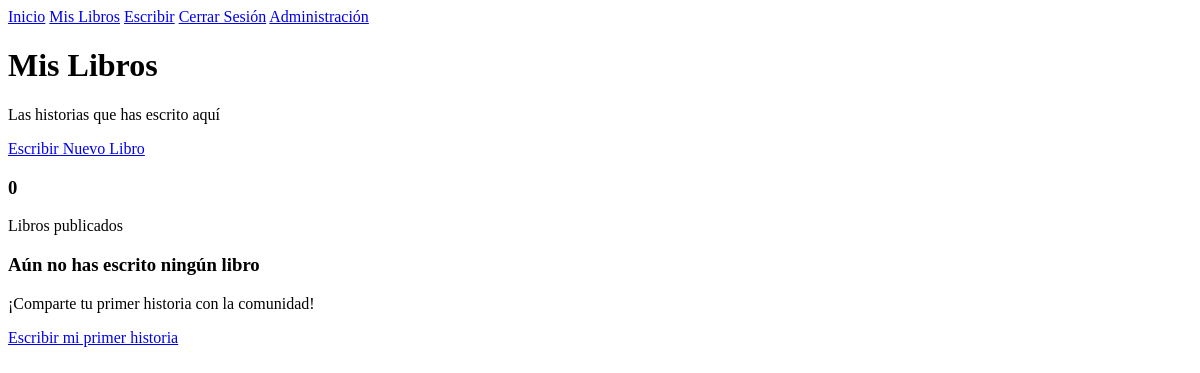
Before: /mis_libros/ (signed in) with the older database file.
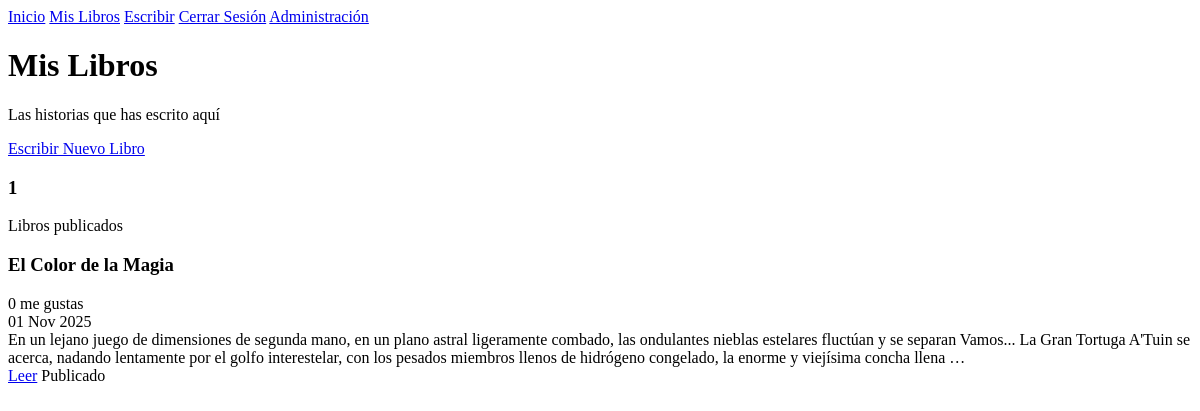
After: the same page with the newer database file.
### books/models.py (models this page shows, shortened)
class Libro(models.Model):
    titulo = models.CharField(max_length=200, verbose_name="Título")
    contenido = models.TextField(verbose_name='Contenido')
    autor = models.ForeignKey(
        Usuario,
        on_delete=models.CASCADE,
    )
    fecha_creacion = models.DateTimeField(auto_now_add=True, verbose_name='Fecha de Creación')
    fecha_actualizacion = models.DateTimeField(auto_now=True, verbose_name='Ultima Actualización')
    publicado = models.BooleanField(default=True, verbose_name='¿Publicado?')
    @property
    def total_likes(self):
        return self.likes.count()

### books/views.py (the view)
# urls.py: path('mis_libros/', mis_libros, name='mis_libros'),
def mis_libros(request):
    if 'usuario_id' not in request.session:
        return redirect('login')
    usuario_actual = get_object_or_404(Usuario, id = request.session['usuario_id'])
    libros = Libro.objects.filter(autor=usuario_actual).order_by('-fecha_creacion')
    context = {
        'libros' : libros,
        'usuario_username' : request.session['usuario_username'],
        'total_mis_libros' : libros.count()
    }
    return render(request, 'mis_libros.html', context)

### templates/mis_libros.html (shortened to what this page needs)
{% extends "base.html" %}
{% block content %}
<div class="my-books-container">
    <div class "my-books-header">
        <h1>Mis Libros</h1>
        <p>Las historias que has escrito aquí</p>
        <a href="{% url 'crear_libro' %}" class="btn-new-book">Escribir Nuevo Libro</a>
    </div>
    <div class="book-stats">
        <div class="stat-card">
            <h3>{{ total_mis_libros }}</h3>
            <p>Libros publicados</p>
        </div>
    </div>
    <div class="my-books-list">
        {% if libros %}
            {% for libro in libros %}
                <div class"my-book-card">
                    <div class="my-book-header">
                        <h3 class="my-book-title">{{ libro.titulo }}</h3>
                        <span class="my-book-likes">{{ libro.total_likes}} me gustas</span>
                    </div>
                    <div class="my-book-meta">
                        <span class="my-book-date">
                            {{ libro.fecha_creacion|date:"d M Y" }}
                        </span>
                    </div>
                    <div class="my-book-preview">
                        {{ libro.contenido|truncatewords:50 }}
                    </div>
                    <div class="my-book-actions">
                        <a href="{% url 'detalle_libro' libro.id %}" class="btn-read">Leer</a>
                        <span class="book-status {% if libro.publicado %}published{% else %}draft{% endif %}">
                            {% if libro.publicado %}Publicado{% else %}Borrador{% endif %}
                        </span>
                    </div>
                </div>
            {% endfor %}
        {% else %}
            <div>
                <h3>
                    Aún no has escrito ningún libro
                </h3>
                <p>¡Comparte tu primer historia con la comunidad!</p>
                <a href="{% url 'crear_libro' %}">Escribir mi primer historia</a>
            </div>
        {% endif %}
    </div>
</div>
{% endblock%}

Changed rows visible on the page:
added Libro: titulo "El Color de la Magia", total_likes "0", fecha_creacion "01 Nov 2025", contenido "En un lejano juego de dimensiones de segunda mano, en un plano astral ligeramente combado, las ondulantes nieblas estelares fluctúan y se separan Vamos... La Gran Tortuga A'Tuin se acerca, nadando lentamente por el golfo interestelar, con los pesados miembros llenos de hidrógeno congelado, la enorme y viejísima concha llena …", publicado "Publicado"
Other visible differences:
{{ total_mis_libros }}: "0" → "1"
text no longer shown: "Aún no has escrito ningún libro ¡Comparte tu primer historia con la comunidad! Escribir mi primer historia"
